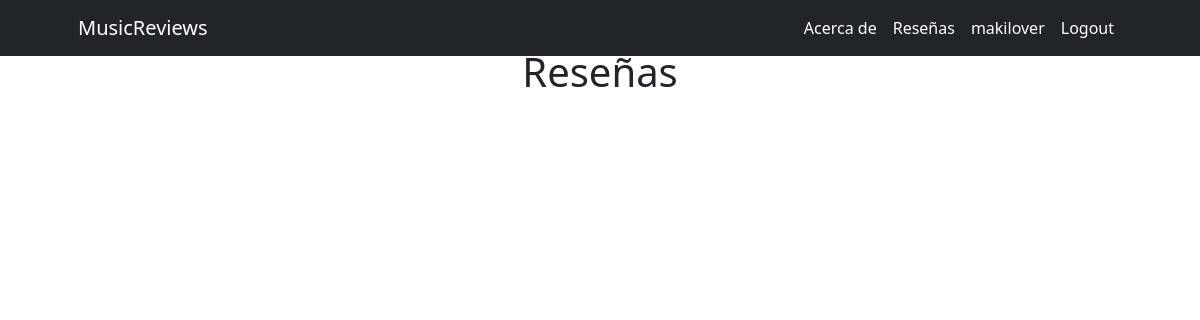
The app's page /reviewList (signed in), older data.
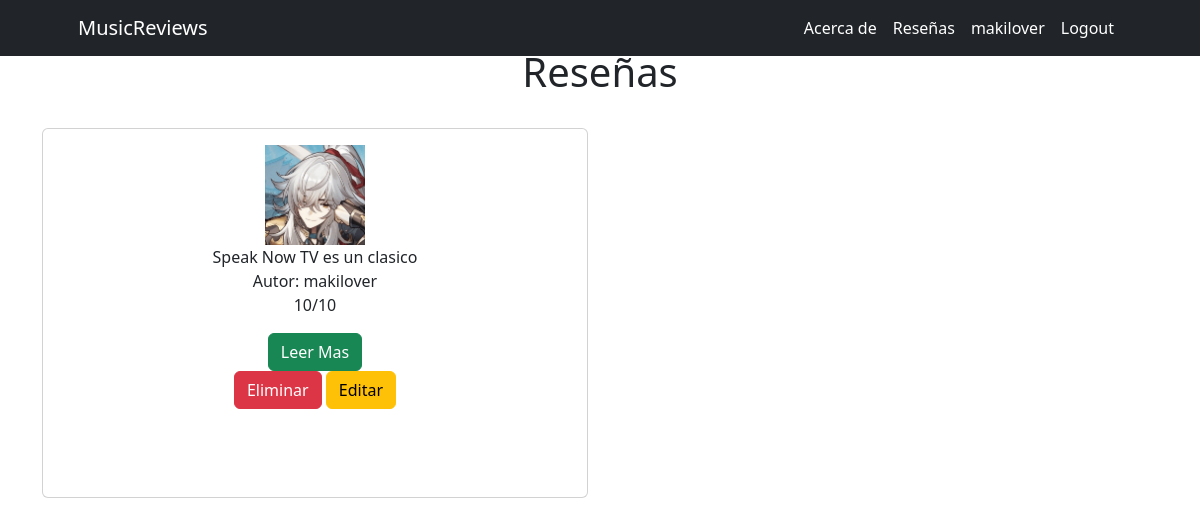
The same page, newer data.
### blog/models.py (models this page shows)
class review(models.Model):
    scorePick = (
        ('1','1'),
        ('2','2'),
        ('3','3'),
        ('4','4'),
        ('5','5'),
        ('6','6'),
        ('7','7'),
        ('8','8'),
        ('9','9'),
        ('10','10'),
        )
    titulo = models.CharField(max_length=200)
    album = models.CharField(max_length=200)
    review = models.TextField(null=True, blank=True)
    score = models.CharField(max_length=10, choices=scorePick, default='uno')
    fechaPublicacion = models.DateTimeField(auto_now_add=True)
    albumCover =  models.ImageField(null=True, blank=True, upload_to="img/")
    author = models.ForeignKey(
        settings.AUTH_USER_MODEL,
        on_delete=models.CASCADE,
        default=1
    )

### blog/views.py (the view)
# urls.py: path('reviewList', reviewList, name="ReviewList"),
@login_required
def reviewList(request):
    reviews = review.objects.all()
    return render(request, "blog/reviewList.html",{"reviews": reviews})

### blog/templates/blog/reviewList.html (shortened to what this page needs)
{% extends "blog/home.html" %}
{% load static %}
{% block contenido %}
<br>
<br>
<div class="container text-center">
    <h1>Reseñas</h1>
</div>
<br>
<div class="container text-center">
    <div class="row">
            {% for review in reviews %}
            <div class="col-sm-6 align-items-center">
              <div class="card">
                <div class="card-body">
                <img src="{{review.albumCover.url}}" class="" width="100px">
                <br>
                {{review.titulo}}
                <br>
                Autor: {{review.author }}
                <br>
                <p>{{review.score}}/10</p>
                <a href="{% url 'Review' review.titulo %}"><button type="submit" class="btn btn-success">Leer Mas</button></a>
                {% if user.id == review.author.id %}
                <br>
                <a href="{% url 'eliminarReview' review.titulo %}"><button type="submit" class="btn btn-danger">Eliminar</button></a>
                <a href="{% url 'editReview' review.titulo %}"><button type="submit" class="btn btn-warning">Editar</button></a>
                <br>
                <br>
                <br>
                <br>
                {% endif %}
                </div>
            </div>
            </div>
            {% endfor %}
    </div>
</div>
{% endblock %}

### blog/templates/blog/home.html (shortened to what this page needs)
<!DOCTYPE html>
<html lang="en">
<head>
    {% load static %}
    <link href="{% static 'blog/css/custom.css'%}" rel="stylesheet"/>
    <link href="{% static 'blog/css/bootstrap.min.css'%}" rel="stylesheet"/>
</head>
<body>
    <nav class="navbar navbar-expand-lg  fixed-top bg-dark" id="mainNav">
        <div class="container px-4 px-lg-5">
            <a class="navbar-brand navText" href="{% url 'Home' %}">MusicReviews</a>
            <div class="collapse navbar-collapse" id="navbarResponsive">
                <ul class="navbar-nav ms-auto">
                    <li class="nav-item"><a class="nav-link navText" href="{% url 'About' %}">Acerca de</a></li>
                    <li class="nav-item"><a class="nav-link navText" href="{% url 'ReviewList' %}">Reseñas</a></li>
                    <li class="nav-item"><a class="nav-link navText" href="{% url 'profile' %}">{{user.username}}</a></li>
                    <li class="nav-item"><a class="nav-link navText" href="{% url 'Logout' %}">Logout</a></li>
                </ul>
            </div>
        </div>
    </nav>
    <div class="contenido">
        {% block contenido %}{% endblock %}
    </div>
</body>
</html>

### blog/static/blog/css/custom.css (style rules this page uses)
.navText { color: white !important; }

Row changes from the older to the newer data that the page shows:
added review: albumCover (picture), titulo "Speak Now TV es un clasico", author "makilover", score "10", shows "Eliminar"
